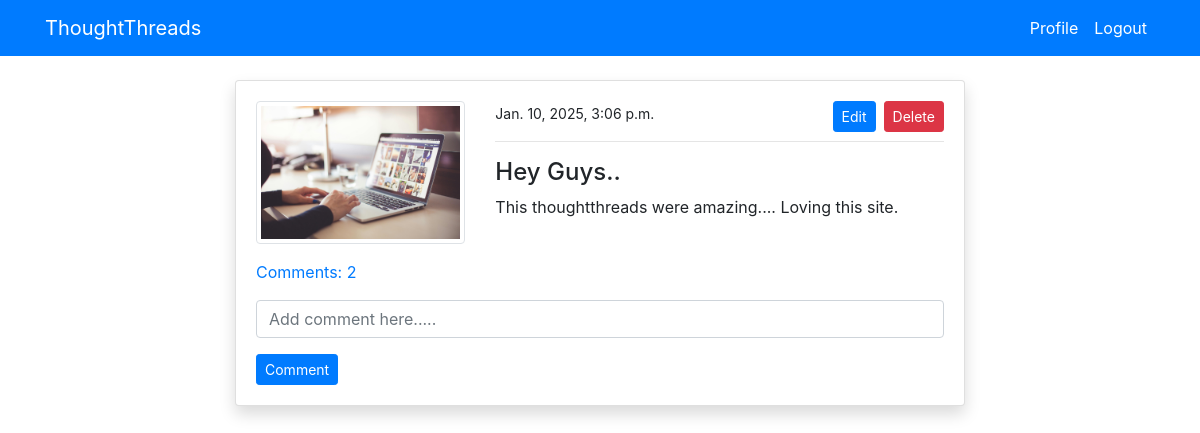
The app's page /post_detail/13/ (signed in) with its own data.
### blog/models.py (models this page shows, shortened)
class PostModel(models.Model):
    title=models.CharField(max_length=100)
    content=models.TextField()
    author=models.ForeignKey(User, on_delete=models.CASCADE,null=True, blank=True)
    date_created=models.DateTimeField(auto_now_add=True,null=True, blank=True)
    class Meta:
        ordering=('-date_created',)
    def comment_count(self):
        return self.comment_set.all().count()
    def comments(self):
        return self.comment_set.all()

### users/models.py (models this page shows, shortened)
class ProfileModel(models.Model):
    user=models.OneToOneField(User,on_delete=models.CASCADE)
    image=models.ImageField(default='default.jpg',upload_to='profile',validators=[FileExtensionValidator(['png','jpg'])])

### blog/views.py (the view)
# urls.py: path('post_detail/<int:pk>/',views.post_detail,name='blog-post-detail'),
@login_required
def post_detail(request,pk):
    post=PostModel.objects.get(id=pk)
    if request.method=='POST':
        c_form=CommentForm(request.POST)
        if c_form.is_valid():
            instance=c_form.save(commit=False)
            instance.user=request.user
            instance.post=post
            instance.save()
            return redirect('blog-post-detail',pk=post.id)
    else:
        c_form=CommentForm()
    context={
    'post':post,
    'c_form':c_form,
    }
    return render(request,'blog/post_detail.html',context)

### blog/forms.py
class CommentForm(forms.ModelForm):
    content=forms.CharField(label='',widget=forms.TextInput(attrs={'placeholder': 'Add comment here.....'}))
    class Meta:
        model=Comment
        fields=('content',)

### templates/blog/post_detail.html (shortened to what this page needs)
{% extends 'partials/base.html' %}
{% load crispy_forms_tags %}
{% block content %}
<div class="container">
    <div class="row mt-5 pt-3">
        <div class="col-md-8 offset-md-2">
            <div class="card my-3 shadow">
                <div class="card-body">
                    <div class="row">
                        <div class="col-md-4">
                            <img class="img-thumbnail" src="{{ post.author.profilemodel.image.url }}" alt="profile-img">
                        </div>
                        <div class="col-md-8">
                            <small>{{ post.date_created }}</small>
                            {% if post.author == request.user %}
                            <span><a class="btn btn-danger float-right btn-sm" href="{% url 'blog-post-delete' post.id %}">Delete</a></span>
                            <span><a class="btn btn-primary mx-2 float-right btn-sm" href="{% url 'blog-post-edit' post.id %}">Edit</a></span>
                            {% endif %}
                            <hr>
                            <h4>{{ post.title }}</h4>
                            <p>{{ post.content }}</p>
                        </div>
                    </div>
                    <p class="mt-3">
                        <a class="" data-toggle="collapse" href="#collapseExample" role="button" aria-expanded="false" aria-controls="collapseExample">
                          Comments: {{post.comment_count}}
                        </a>
                      </p>
                      <form method="POST">
                        {{ c_form|crispy }}
                        <input class="btn btn-primary btn-sm" type="submit" value="Comment">
                      </form>
                </div>
            </div>
        </div>
    </div>
</div>
{% endblock %}

### records on screen
PostModel: author.profilemodel.image (picture), date_created "Jan. 10, 2025, 3:06 p.m.", title "Hey Guys..", content "This thoughtthreads were amazing.... Loving this site.", comment_count "2"
